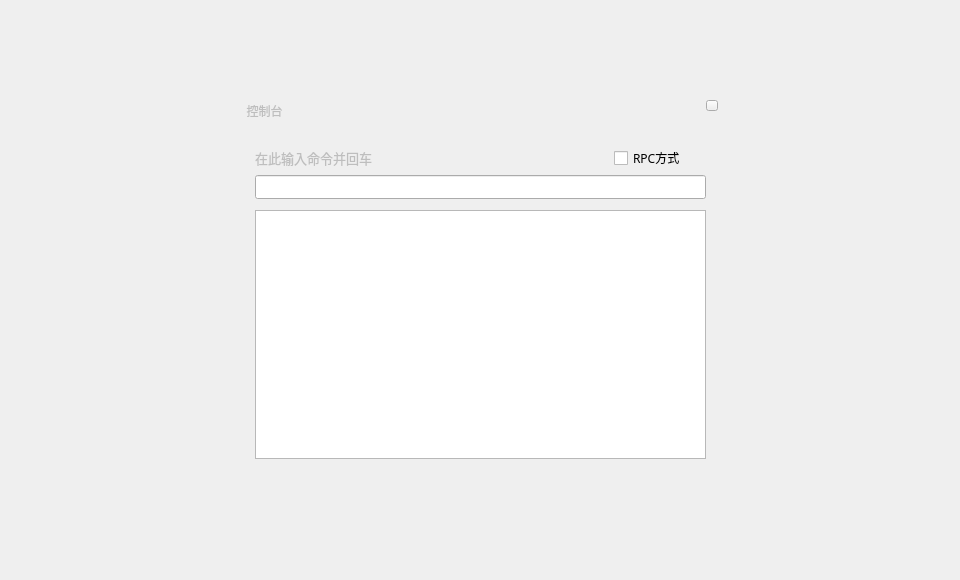
<?xml version="1.0" encoding="UTF-8"?>
<ui version="4.0">
 <class>ConsoleDialog</class>
 <widget class="QDialog" name="ConsoleDialog">
  <property name="geometry">
   <rect>
    <x>0</x>
    <y>0</y>
    <width>960</width>
    <height>580</height>
   </rect>
  </property>
  <property name="font">
   <font>
    <family>微软雅黑</family>
   </font>
  </property>
  <property name="windowTitle">
   <string>Dialog</string>
  </property>
  <widget class="QWidget" name="widget" native="true">
   <property name="geometry">
    <rect>
     <x>0</x>
     <y>0</y>
     <width>960</width>
     <height>580</height>
    </rect>
   </property>
   <widget class="QWidget" name="containerWidget" native="true">
    <property name="geometry">
     <rect>
      <x>224</x>
      <y>90</y>
      <width>511</width>
      <height>400</height>
     </rect>
    </property>
    <widget class="QTextBrowser" name="consoleBrowser">
     <property name="geometry">
      <rect>
       <x>31</x>
       <y>120</y>
       <width>451</width>
       <height>249</height>
      </rect>
     </property>
     <property name="font">
      <font>
       <family>微软雅黑</family>
      </font>
     </property>
     <property name="contextMenuPolicy">
      <enum>Qt::DefaultContextMenu</enum>
     </property>
    </widget>
    <widget class="QLabel" name="label_2">
     <property name="geometry">
      <rect>
       <x>31</x>
       <y>60</y>
       <width>161</width>
       <height>16</height>
      </rect>
     </property>
     <property name="font">
      <font>
       <family>微软雅黑</family>
       <pointsize>10</pointsize>
      </font>
     </property>
     <property name="styleSheet">
      <string notr="true">color: rgb(190, 190, 190);</string>
     </property>
     <property name="text">
      <string>在此输入命令并回车</string>
     </property>
    </widget>
    <widget class="QLineEdit" name="consoleLineEdit">
     <property name="geometry">
      <rect>
       <x>31</x>
       <y>85</y>
       <width>451</width>
       <height>24</height>
      </rect>
     </property>
     <property name="font">
      <font>
       <family>微软雅黑</family>
      </font>
     </property>
     <property name="contextMenuPolicy">
      <enum>Qt::DefaultContextMenu</enum>
     </property>
    </widget>
    <widget class="QCheckBox" name="checkBox">
     <property name="geometry">
      <rect>
       <x>390</x>
       <y>60</y>
       <width>91</width>
       <height>16</height>
      </rect>
     </property>
     <property name="cursor">
      <cursorShape>PointingHandCursor</cursorShape>
     </property>
     <property name="text">
      <string>RPC方式</string>
     </property>
    </widget>
    <widget class="QLabel" name="label">
     <property name="geometry">
      <rect>
       <x>0</x>
       <y>10</y>
       <width>81</width>
       <height>21</height>
      </rect>
     </property>
     <property name="font">
      <font>
       <family>微软雅黑</family>
       <pointsize>9</pointsize>
       <weight>50</weight>
       <bold>false</bold>
      </font>
     </property>
     <property name="styleSheet">
      <string notr="true">color: rgb(190, 190, 190);</string>
     </property>
     <property name="text">
      <string>控制台</string>
     </property>
     <property name="alignment">
      <set>Qt::AlignCenter</set>
     </property>
    </widget>
    <widget class="QToolButton" name="closeBtn">
     <property name="geometry">
      <rect>
       <x>482</x>
       <y>10</y>
       <width>12</width>
       <height>11</height>
      </rect>
     </property>
     <property name="cursor">
      <cursorShape>PointingHandCursor</cursorShape>
     </property>
     <property name="focusPolicy">
      <enum>Qt::NoFocus</enum>
     </property>
     <property name="text">
      <string/>
     </property>
    </widget>
   </widget>
  </widget>
 </widget>
 <resources/>
 <connections/>
</ui>
